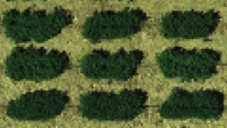
#> input picture data/plots.jpg, 227 x 128 px
$ python phenome.py
#> lines starting #> are read from the running program, lines starting #| are printed output that depends on the picture
### modules/image_handler.py
import numpy as np
from PIL import Image

def load_img(path):
#> called with path = 'data/plots.jpg'
    with Image.open(path) as im:
#> im is the input picture: PIL image 227x128 RGB; mean R, G, B 78.4, 89.7, 49.9
        img = np.asarray(im)
    return img

def save_img(img, path):
    Image.fromarray(img.astype(np.uint8)).save(path)

### phenome.py
import os
os.getcwd()
from modules.image_handler import load_img
from matplotlib import pyplot as plt
import numpy as np
from scipy.signal import convolve2d

class Imager():

    def __init__(self, path):
        self.shape = None
        self.h = 0
        self.w = 0
        self.c = 0
        self.img = self.load(path)

    def load(self, path):
        return load_img(path)

    def show(self):
        plt.imshow(self.img)

    def get_blur(self):
        k_gauss = np.array((
            [1, 4, 1],
            [4, 9, 4],
            [1, 4, 1]),
            dtype='int') / 29
        return convolve2d(self.img[:, :, 0], k_gauss, mode="same")
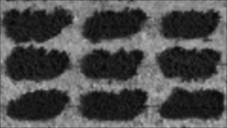
#> returned value: shape (128, 227) float64; min 5.86, max 189.3, mean 77.7


obj = Imager("data/plots.jpg")
obj.img
obj_b = obj.get_blur()

plt.imshow(obj_b)


obj.load("path")
#> (the run stopped early here; a loop or call above may not have finished)
